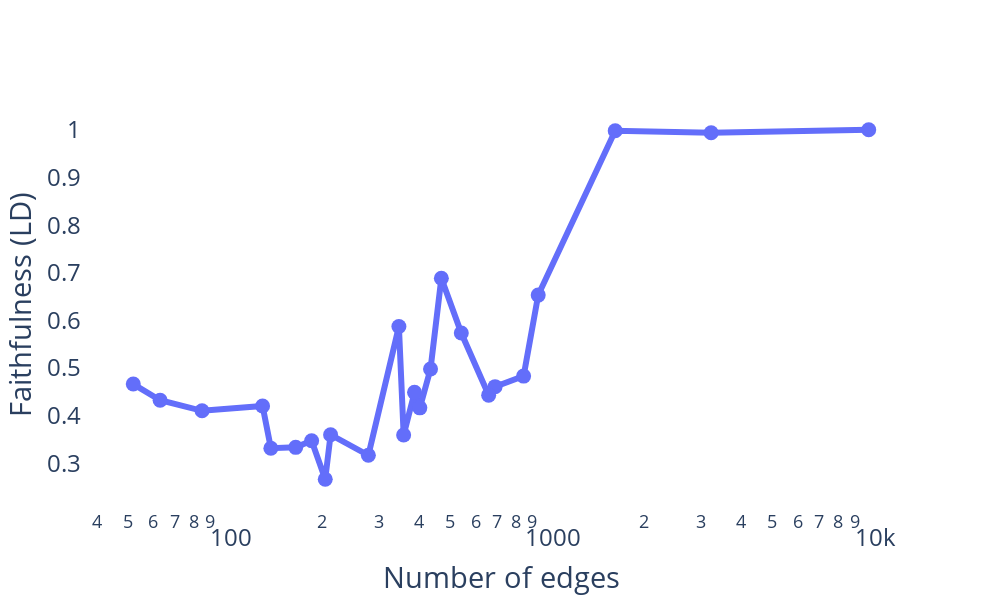

The cell this chart's notebook holds for it:
### Code cell
# Plotly line plot of threshold vs faithfulness (logit difference)
fig = go.Figure(data=go.Scatter(x=num_nodes, y=faithfulness_scores_ld, mode='lines+markers', name="Ours", line=dict(width=6), marker=dict(size=15)))

# Update layout
fig.update_layout(xaxis_title='Number of edges', yaxis_title='Faithfulness (LD)', font=dict(size=24), plot_bgcolor='white', width=1000, height=600)

# X-axis log
fig.update_xaxes(type="log")

fig.show()

### Figure 1 — Plotly figure (JSON) as saved in the notebook; plotly's stock layout.template omitted (floating-point values rounded to 4 significant figures)
{"data": [{"line": {"width": 6}, "marker": {"size": 15}, "mode": "lines+markers", "name": "Ours", "type": "scatter", "x": [9963, 3231, 1628, 939, 846, 690, 659, 542, 470, 435, 403, 388, 359, 347, 279, 213, 205, 186, 166, 139, 131, 85, 63, 52], "y": [1, 0.9938, 0.9981, 0.6532, 0.4832, 0.461, 0.4432, 0.5735, 0.6886, 0.4982, 0.4165, 0.449, 0.3596, 0.5873, 0.3169, 0.3602, 0.2669, 0.3476, 0.3337, 0.3319, 0.4205, 0.4104, 0.4325, 0.4665]}], "layout": {"font": {"size": 24}, "height": 600, "plot_bgcolor": "white", "width": 1000, "xaxis": {"title": {"text": "Number of edges"}, "type": "log"}, "yaxis": {"title": {"text": "Faithfulness (LD)"}}}}
